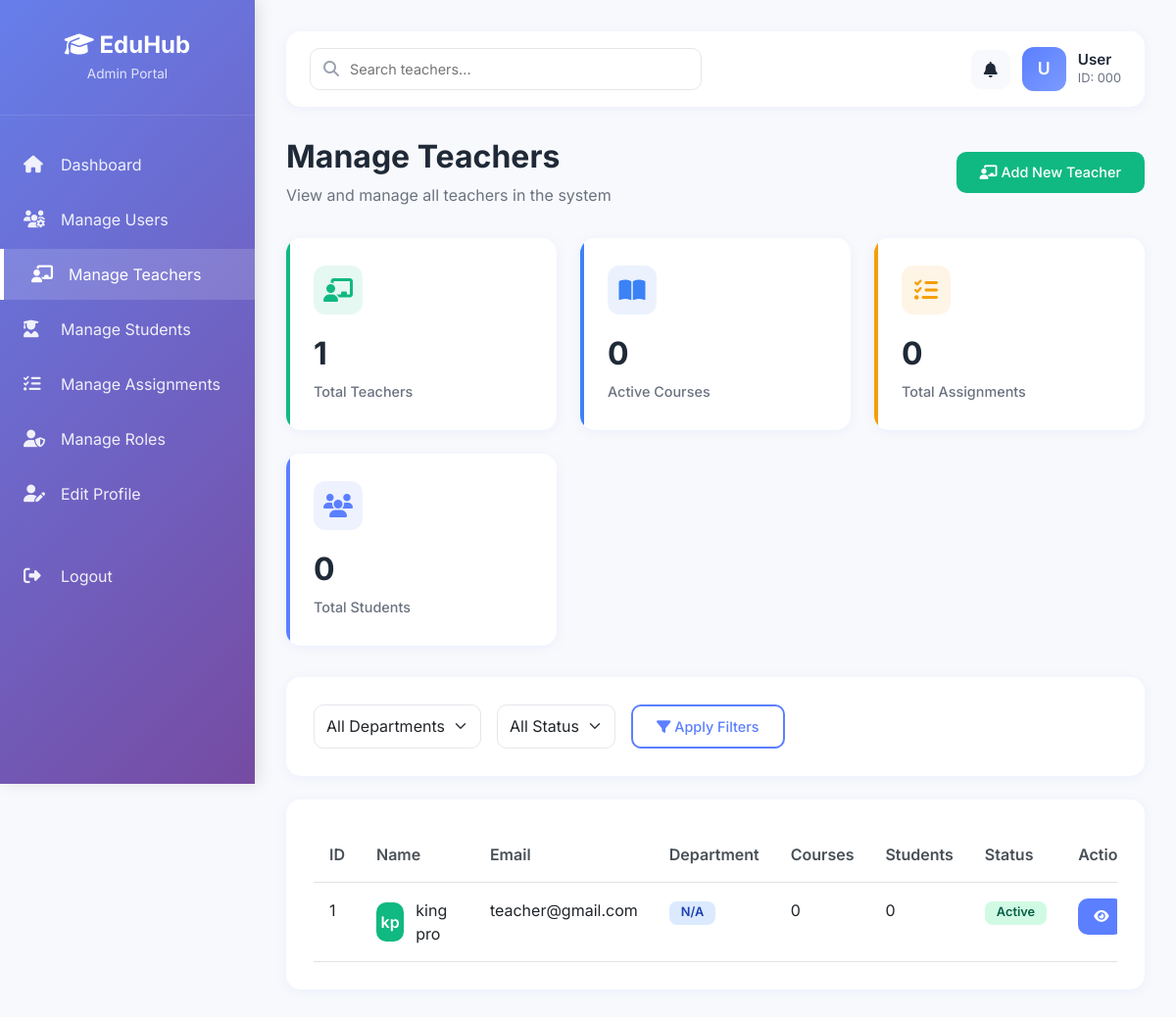
The page /admin/teachers (signed in) on the database its author committed.
### models/teacher.py (models this page shows, shortened)
class Teacher(db.Model):
    __tablename__ = 'teachers'
    id = db.Column(db.Integer, primary_key=True)
    user_id = db.Column(db.Integer, db.ForeignKey(
        'users.id', ondelete='CASCADE'), nullable=False, unique=True, index=True)
    first_name = db.Column(db.String(50))
    last_name = db.Column(db.String(50))
    department = db.Column(db.String(100))
    subject = db.Column(db.String(100))
    phone = db.Column(db.String(20))
    bio = db.Column(db.Text)
    avatar_path = db.Column(db.String(255))
    created_at = db.Column(db.DateTime, nullable=False,
                           default=datetime.utcnow)
    @property
    def full_name(self):
        if self.first_name or self.last_name:
            return f"{self.first_name or ''} {self.last_name or ''}".strip()
        return self.user.username if self.user else 'Unknown'

### models/user.py (models this page shows, shortened)
class User(UserMixin, db.Model):
    __tablename__ = 'users'
    id = db.Column(db.Integer, primary_key=True)
    username = db.Column(db.String(50), unique=True, nullable=False, index=True)
    email = db.Column(db.String(120), unique=True, nullable=False, index=True)
    password = db.Column(db.String(200), nullable=False)
    role = db.Column(db.String(20), nullable=False,
                     default='student', index=True)  # admin | teacher | student
    status = db.Column(db.String(20), nullable=False, default='active', index=True)
    created_at = db.Column(db.DateTime, nullable=False, default=db.func.current_timestamp())
    last_login = db.Column(db.DateTime, nullable=True)
    student_profile = db.relationship('Student', backref='user', uselist=False, cascade='all, delete-orphan')
    teacher_profile = db.relationship('Teacher', backref='user', uselist=False, cascade='all, delete-orphan')

### routes/admin.py (the view)
@admin_bp.route("/teachers")
@admin_required
def manage_teachers():
    teachers_data = Teacher.query.all()
    teachers = [{
        'id': t.id,
        'first_name': t.first_name or '',
        'last_name': t.last_name or '',
        'full_name': t.full_name,
        'email': t.user.email if t.user else 'N/A',
        'department': t.department or 'N/A',
        'subject': t.subject or 'N/A',
        'username': t.user.username if t.user else 'N/A'
    } for t in teachers_data]
    return render_template("admin/manage_teachers.html", teachers=teachers)

### routes/admin.py (called while the page is built)
def admin_required(f):
    @wraps(f)
    @login_required
    def decorated_function(*args, **kwargs):
        if not current_user.is_authenticated or current_user.role != 'admin':
            abort(403)
        return f(*args, **kwargs)
    return decorated_function

### templates/admin/manage_teachers.html (shortened to what this page needs)
{% extends "base.html" %}
{% block sidebar_subtitle %}Admin Portal{% endblock %}
{% block sidebar_menu %}
<li>
    <a href="{{ url_for('admin_bp.dashboard') }}">
        <i class="fas fa-home"></i>
        Dashboard
    </a>
</li>
<li>
    <a href="{{ url_for('admin_bp.manage_users') }}">
        <i class="fas fa-users-cog"></i>
        Manage Users
    </a>
</li>
<li>
    <a href="{{ url_for('admin_bp.manage_teachers') }}" class="active">
        <i class="fas fa-chalkboard-teacher"></i>
        Manage Teachers
    </a>
</li>
<li>
    <a href="{{ url_for('admin_bp.manage_students') }}">
        <i class="fas fa-user-graduate"></i>
        Manage Students
    </a>
</li>
<li>
    <a href="{{ url_for('admin_bp.manage_assignments') }}">
        <i class="fas fa-tasks"></i>
        Manage Assignments
    </a>
</li>
<li>
    <a href="{{ url_for('admin_bp.manage_roles') }}">
        <i class="fas fa-user-shield"></i>
        Manage Roles
    </a>
</li>
<li>
    <a href="{{ url_for('admin_bp.edit_profile') }}">
        <i class="fas fa-user-edit"></i>
        Edit Profile
    </a>
</li>
<li style="margin-top: 2rem;">
    <a href="{{ url_for('auth_bp.logout') }}">
        <i class="fas fa-sign-out-alt"></i>
        Logout
    </a>
</li>
{% endblock %}
{% block search_placeholder %}Search teachers...{% endblock %}
{% block content %}
<div style="margin-bottom: 2rem; display: flex; justify-content: space-between; align-items: center;">
    <div>
        <h2 style="font-weight: 700; color: #1f2937; margin-bottom: 0.5rem;">Manage Teachers</h2>
        <p style="color: #6b7280; margin: 0;">View and manage all teachers in the system</p>
    </div>
    <a href="{{ url_for('admin_bp.add_teacher') }}" class="btn-custom btn-success-custom">
        <i class="fas fa-chalkboard-teacher"></i> Add New Teacher
    </a>
</div>
<div class="stats-grid" style="margin-bottom: 2rem;">
    <div class="stat-card success">
        <div class="stat-icon">
            <i class="fas fa-chalkboard-teacher"></i>
        </div>
        <div class="stat-value">{{ teachers|length }}</div>
        <div class="stat-label">Total Teachers</div>
    </div>
    <div class="stat-card info">
        <div class="stat-icon">
            <i class="fas fa-book-open"></i>
        </div>
        <div class="stat-value">0</div>
        <div class="stat-label">Active Courses</div>
    </div>
    <div class="stat-card warning">
        <div class="stat-icon">
            <i class="fas fa-tasks"></i>
        </div>
        <div class="stat-value">0</div>
        <div class="stat-label">Total Assignments</div>
    </div>
    <div class="stat-card primary">
        <div class="stat-icon">
            <i class="fas fa-users"></i>
        </div>
        <div class="stat-value">0</div>
        <div class="stat-label">Total Students</div>
    </div>
</div>
<div class="content-card" style="margin-bottom: 1.5rem;">
    <div style="display: flex; gap: 1rem; flex-wrap: wrap;">
        <select class="form-select" style="width: auto; border-radius: 10px; border: 1px solid #e5e7eb;">
            <option value="">All Departments</option>
        </select>
        <select class="form-select" style="width: auto; border-radius: 10px; border: 1px solid #e5e7eb;">
            <option value="">All Status</option>
        </select>
        <button class="btn-custom btn-outline-custom">
            <i class="fas fa-filter"></i> Apply Filters
        </button>
    </div>
</div>
<div class="content-card">
    <div class="table-responsive">
        <table class="table table-hover" style="margin: 0;">
            <thead>
                <tr>
                    <th style="padding: 1rem; border-top: none; font-weight: 600; color: #495057;">ID</th>
                    <th style="padding: 1rem; border-top: none; font-weight: 600; color: #495057;">Name</th>
                    <th style="padding: 1rem; border-top: none; font-weight: 600; color: #495057;">Email</th>
                    <th style="padding: 1rem; border-top: none; font-weight: 600; color: #495057;">Department</th>
                    <th style="padding: 1rem; border-top: none; font-weight: 600; color: #495057;">Courses</th>
                    <th style="padding: 1rem; border-top: none; font-weight: 600; color: #495057;">Students</th>
                    <th style="padding: 1rem; border-top: none; font-weight: 600; color: #495057;">Status</th>
                    <th style="padding: 1rem; border-top: none; font-weight: 600; color: #495057;">Actions</th>
                </tr>
            </thead>
            <tbody>
                {% for teacher in teachers %}
                <tr>
                    <td style="padding: 1rem;">{{ teacher.id }}</td>
                    <td style="padding: 1rem;">
                        <div style="display: flex; align-items: center; gap: 0.75rem;">
                            <div
                                style="width: 40px; height: 40px; border-radius: 10px; background: linear-gradient(135deg, var(--success-color), #10b981); display: flex; align-items: center; justify-content: center; color: white; font-weight: 600;">
                                {{ teacher.first_name[0] }}{{ teacher.last_name[0] }}
                            </div>
                            <span>{{ teacher.first_name }} {{ teacher.last_name }}</span>
                        </div>
                    </td>
                    <td style="padding: 1rem;">{{ teacher.email }}</td>
                    <td style="padding: 1rem;">
                        <span class="badge badge-graded">{{ teacher.department if teacher.department else 'Not Assigned'
                            }}</span>
                    </td>
                    <td style="padding: 1rem;">0</td>
                    <td style="padding: 1rem;">0</td>
                    <td style="padding: 1rem;">
                        <span class="badge badge-submitted">Active</span>
                    </td>
                    <td style="padding: 1rem;">
                        <div style="display: flex; gap: 0.5rem;">
                            <a href="{{ url_for('admin_bp.view_user', user_id=teacher.id) }}"
                                class="btn-custom btn-primary-custom" style="padding: 0.5rem 1rem; font-size: 0.85rem;">
                                <i class="fas fa-eye"></i>
                            </a>
                        </div>
                    </td>
                </tr>
                {% endfor %}
            </tbody>
        </table>
    </div>
</div>
{% endblock %}

### rows shown on the page
Teacher: first_name "k", last_name "p", first_name "king", last_name "pro"
User: email "teacher@gmail.com"

### other values the page prints
{{ teachers|length }} "1"
{{ teacher.id }} "1"
{{ teacher.department if teacher.department else 'Not Assigned' }} "N/A"
